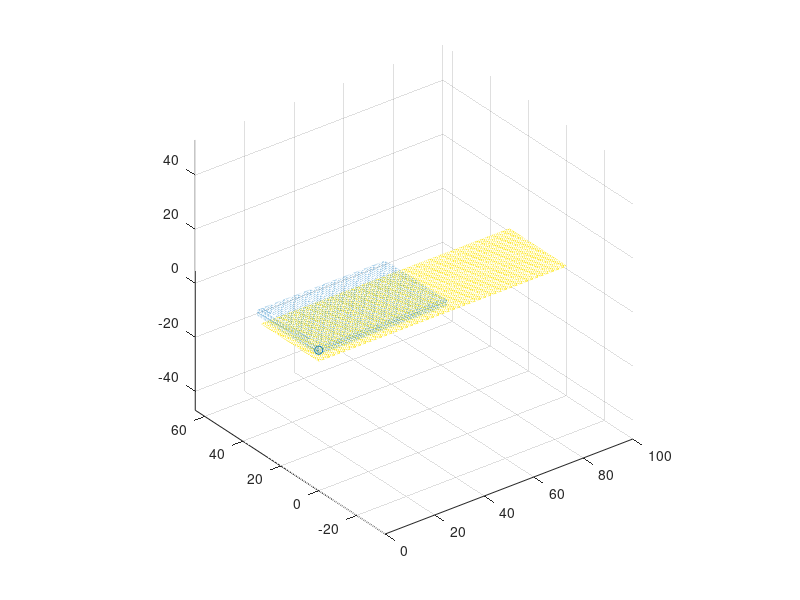

Here is the MATLAB script that generated this plot:

clear all;
close all;
clc;

neley = 60;
nelex = 200;

%%hx = 0.5;
%%hy = 0.5;

y = linspace (0, 30,neley+1);
x = linspace (0, 100, nelex+1);


hx = 100/nelex;
hy = 30/neley;

[X, Y] = meshgrid (x, y);

Z =ones(size(X));% 0*X;


%%h = 0*Z;
Ymin = 0; Ymax = 30; Xmin = 0; Xmax = 50;
%%select = (Y>=Ymin & Y<=Ymax & X >=Xmin & X <= Xmax);
%%%%
%%h(select)= 5 - Z(select);
%%h(h < 0) = 0;
%%%%
%%surf (X, Y, Z)
%%hold all
%%surf (X, Y, Z+h)
%%axis equal


DX = .2; DY = .2;
[xp, yp] = meshgrid (Xmin:DX:Xmax, Ymin:DY:Ymax);

%hp = interp2 (X, Y, h, xp, yp, 'spline');
hp = 5.*ones(size(xp));
hp = hp(:);
xp = xp(:);
yp = yp(:);

hzero = find (hp <= 1);
hp(hzero) = [];
xp(hzero) = [];
yp(hzero) = [];

immagine_out = uint16(Z);
imwrite (immagine_out, "sfondo.tif")

%%%%%%%%%%%%%%%%%%%%%%%%%%%%%%%%%%%%%%%%%%%%%%%%%%%%%%%%%%%%%%%%%%%%%%%%%%%%%



Zz        = double (Z);
[gx, gy]  = gradient (Zz);

Z    = Zz(:);
dZdx = gx(:);
dZdy = gy(:);


figure()
mesh(X,Y,Zz)
axis equal
hold on
scatter3(xp(:),yp(:),hp(:))


%% Constants
g     = 9.81;
xi    = 200;
vis   = 50;
ty    = 2000;
T     = 1;

%% Material point quantities initialization
nmp   = numel(xp);
rhosy = 1000.0;
Msys  = sum (hp*DX*DY*rhosy);
Mp    = Msys/nmp * ones(nmp, 1);
Vp    = Mp./rhosy;
Ap    = Vp./hp;
vp    = zeros (nmp,2);
BINGHAM = 0.0;
FRICTION = 0.0;
CFL = 0.001;
BC_FLAG = 1.0;
momp  = zeros (nmp,2);

Fb(:,1) = zeros (nmp,1);
Fb(:,2) = zeros (nmp,1);

%%
DATA = struct (...
	   "x", xp, ...
	   "y", yp, ...
	   "Mp", Mp, ...
	   "Ap", Ap, ...
	   "vpx", vp(:,1), ...
	   "vpy", vp(:,2), ...
	   "Nex", nelex, ...
	   "Ney", neley, ...
	   "hx", hx, ...
	   "hy", hy, ...
	   "hp", hp, ...
	   "mom_px", momp(:,1), ...
	   "mom_py", momp(:,2), ...
	   "g", g, ...
	   "T", T, ...
	   "xi", xi, ...
	   "vis", vis, ...
	   "ty", ty, ...
	   "rho", rhosy, ...
	   "Vp", Vp, ...
	   "Z", Z, ...
	   "dZdx", dZdx,...
	   "dZdy", dZdy,...
     "BINGHAM_ON", BINGHAM,...
     "FRICTION_ON", FRICTION,...
     "CFL", CFL,...
     "BC_FLAG",BC_FLAG...
	 );
json = jsonencode(DATA);

FID = fopen("DATA.json","w");
fprintf(FID,json);
fclose(FID);
